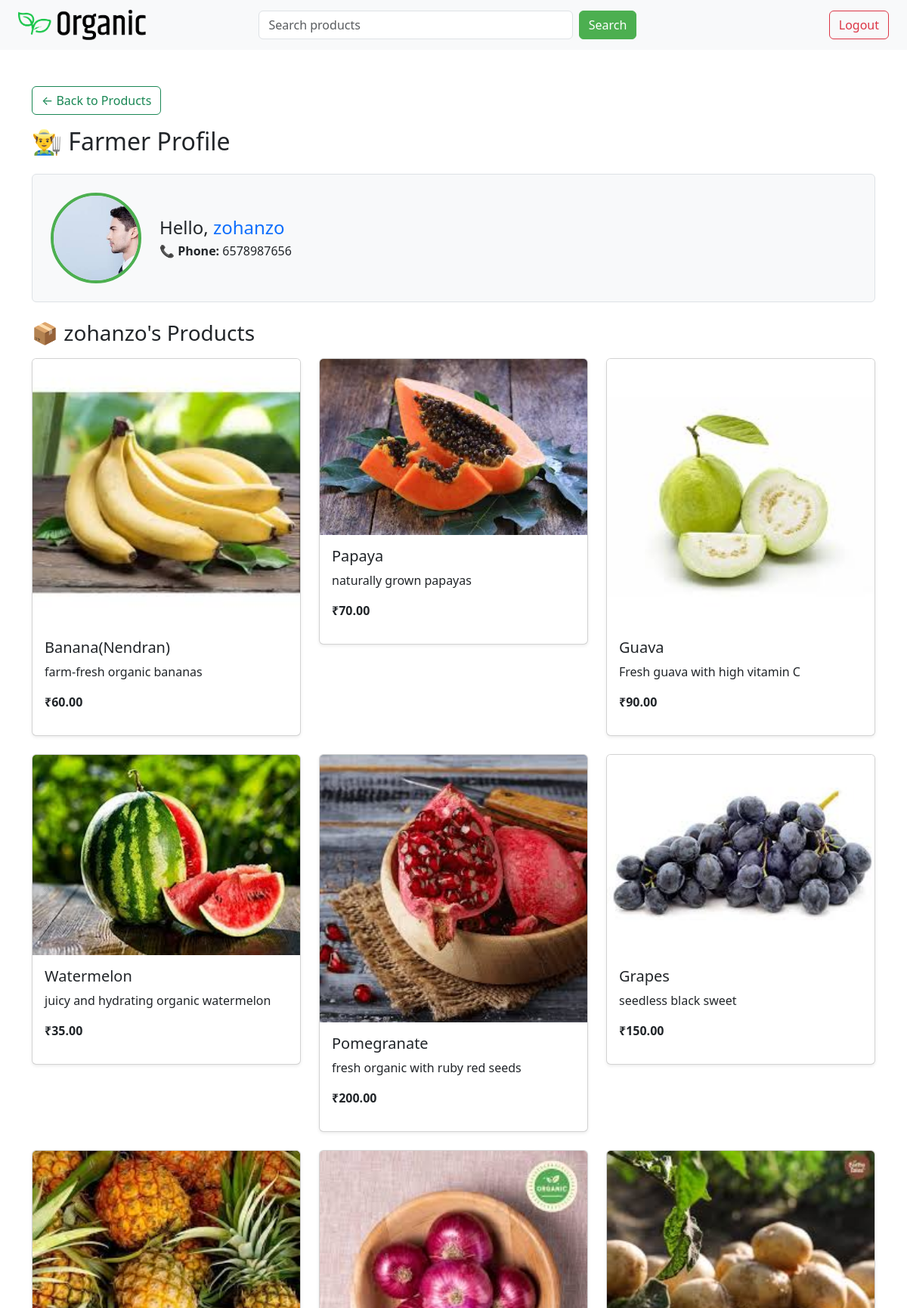
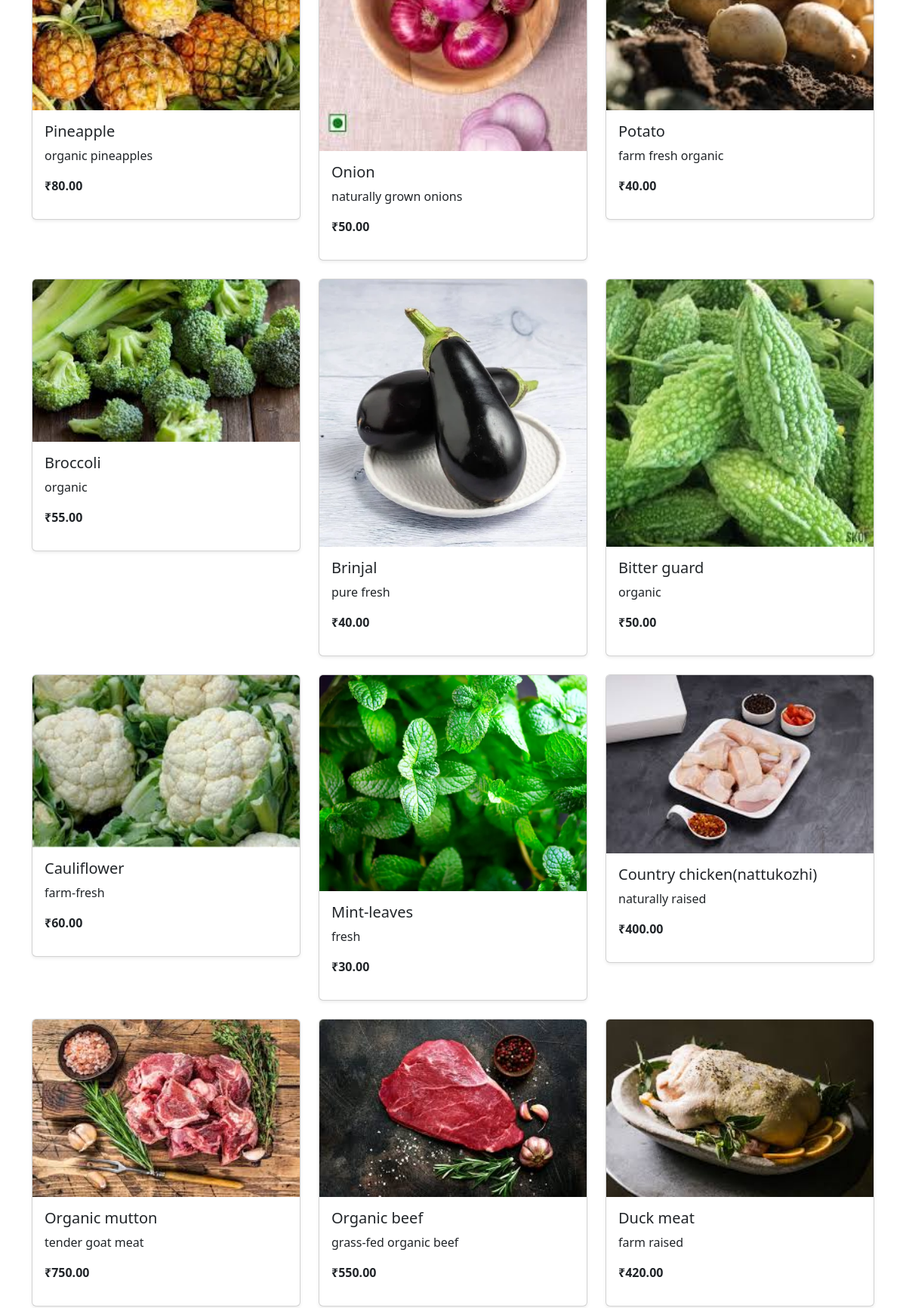
Page /farmerprofile/3/ (signed in, upper part) on the committed database (2 pictures, top to bottom).
### home/models.py (models this page shows, shortened)
class UserProfile(models.Model):
    user = models.OneToOneField(User, on_delete=models.CASCADE)
    role = models.CharField(max_length=10, choices=[('farmer', 'Farmer'), ('customer', 'Customer'),('admin','admin')])
    phone = models.CharField(max_length=15, blank=True, null=True)
    image = models.ImageField(upload_to='profiles/', blank=True, null=True)

class Product(models.Model):
    UNIT_CHOICES = [
        ('kg', 'Kilogram'),
        ('g', 'Gram'),
        ('l', 'Litre'),
        ('ml', 'Millilitre'),
        ('pcs', 'Pieces'),
        ('bottle', 'Bottle'),
        ('packet', 'Packet'),
    ]
    name = models.CharField(max_length=30)
    price = models.DecimalField(max_digits=8, decimal_places=2)
    details = models.TextField()
    image = models.ImageField(upload_to='products/', null=True, blank=True)
    ctgry = models.ForeignKey('Category', on_delete=models.CASCADE, null=True, blank=True)
    user = models.ForeignKey(User, on_delete=models.CASCADE)  # Seller
    created_at = models.DateTimeField(auto_now_add=True)
    unit = models.CharField(max_length=10, choices=UNIT_CHOICES, default='kg')
    stock = models.PositiveIntegerField(default=0)

### home/views.py (the view, shortened to what this page needs)
# urls.py: path('farmerprofile/<int:pk>/', farmerprofilefn),
@login_required
def farmerprofilefn(request, pk):
    user = get_object_or_404(User, pk=pk)
    profile = user.userprofile
    products = Product.objects.filter(user=user)
    is_owner = request.user == user
    notifications = []
    stock_alerts = []
    if is_owner:
        notifications = Notification.objects.filter(user=user).order_by('-created_at')
        stock_alerts = StockAlert.objects.filter(farmer=user).order_by('-created_at')
    return render(request, 'farmerprofile.html', {
        'user': user,
        'profile': profile,
        'products': products,
        'is_owner': is_owner,
        'notifications': notifications,
        'stock_alerts': stock_alerts
    })

### home/templates/farmerprofile.html (shortened to what this page needs)
{% extends 'base.html' %}
{% load static %}
{% block content %}
<div class="container mt-4">
  <a href="/products/" class="btn btn-outline-success mb-3">← Back to Products</a>
  <div class="d-flex justify-content-between align-items-center mb-3">
    <h2>👨‍🌾 Farmer Profile</h2>
  </div>
  <div class="bg-light p-4 rounded border mb-4 d-flex align-items-center gap-4">
    <img src="{% if profile.image %}{{ profile.image.url }}{% else %}{% static 'images/default_profile.png' %}{% endif %}"
         class="profile-photo" alt="Profile Photo">
    <div>
      <h4 class="mb-1">Hello, <span class="text-primary">{{ user.username }}</span></h4>
      <p class="mb-0"><strong>📞 Phone:</strong> {{ profile.phone }}</p>
    </div>
  </div>
  <h3 class="mb-3">📦 {{ user.username }}'s Products</h3>
  <div class="row">
    {% if products %}
      {% for product in products %}
        <div class="col-md-4 mb-4">
          <div class="card shadow-sm">
            <img src="{{ product.image.url }}" class="card-img-top" alt="{{ product.name }}">
            <div class="card-body">
              <h5 class="card-title">{{ product.name }}</h5>
              <p class="card-text">{{ product.details }}</p>
              <p><strong>₹{{ product.price }}</strong></p>
            </div>
          </div>
        </div>
      {% endfor %}
    {% else %}
      <p>No products found.</p>
    {% endif %}
  </div>
</div>
{% endblock %}

### home/templates/farmerprofile.html (style rules this page uses)
.profile-photo { width: 120px; height: 120px; object-fit: cover; border-radius: 50%; border: 4px solid #4caf50; }

### rows in the picture
UserProfile: image (picture), phone "6578987656"
Product: image (picture), name "Banana(Nendran)", details "farm-fresh organic bananas", price "60.00"
Product: image (picture), name "Papaya", details "naturally grown papayas", price "70.00"
Product: image (picture), name "Guava", details "Fresh guava with high vitamin C", price "90.00"
Product: image (picture), name "Watermelon", details "juicy and hydrating organic watermelon", price "35.00"
Product: image (picture), name "Pomegranate", details "fresh organic with ruby red seeds", price "200.00"
Product: image (picture), name "Grapes", details "seedless black sweet", price "150.00"
Product: image (picture), name "Pineapple", details "organic pineapples", price "80.00"
Product: image (picture), name "Onion", details "naturally grown onions", price "50.00"
Product: image (picture), name "Potato", details "farm fresh organic", price "40.00"
Product: image (picture), name "Broccoli", details "organic", price "55.00"
Product: image (picture), name "Brinjal", details "pure fresh", price "40.00"
Product: image (picture), name "Bitter guard", details "organic", price "50.00"
Product: image (picture), name "Cauliflower", details "farm-fresh", price "60.00"
Product: image (picture), name "Mint-leaves", details "fresh", price "30.00"
Product: image (picture), name "Country chicken(nattukozhi)", details "naturally raised", price "400.00"
Product: image (picture), name "Organic mutton", details "tender goat meat", price "750.00"
Product: image (picture), name "Organic beef", details "grass-fed organic beef", price "550.00"
Product: image (picture), name "Duck meat", details "farm raised", price "420.00"

### other values in the picture
{{ user.username }} "zohanzo"
